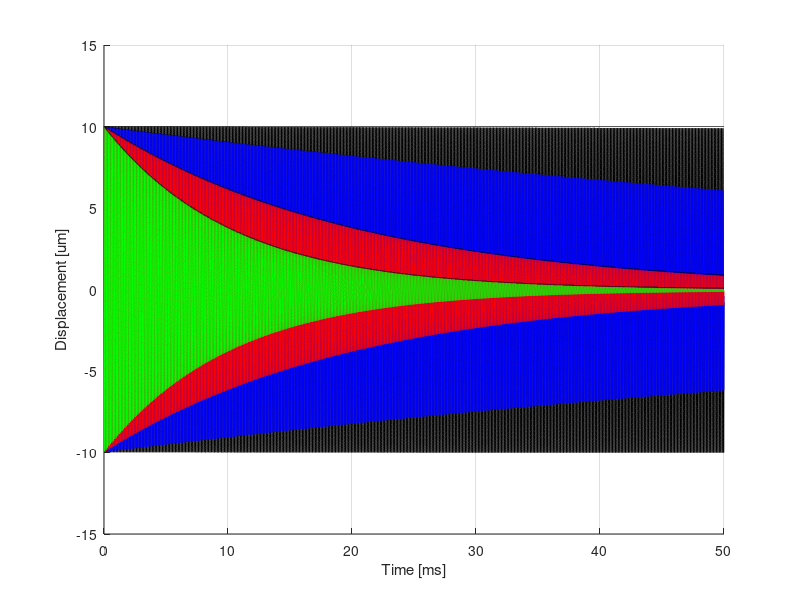

MATLAB code to generate this figure:
clear all
%%
tic
fileID = fopen('bjt_vac_00D_data.txt','r');
formatSpec = '%g %g %g %g';
sizeA = [4 Inf];
A = fscanf(fileID,formatSpec,sizeA);
fclose(fileID);
M=A';
toc
figure(1); clf; grid on; hold on;
plot( M(:,1)/1e-3, M(:,2)/1e-6,'k' );
xlabel('Time [ms]')
ylabel('Displacement [um]')

tic
fileID = fopen('bjt_vac_01D_data.txt','r');
formatSpec = '%g %g %g %g';
sizeA = [4 Inf];
A = fscanf(fileID,formatSpec,sizeA);
fclose(fileID);
M=A';
toc
figure(1); 
plot( M(:,1)/1e-3, M(:,2)/1e-6,'b' );
xlabel('Time [ms]')
ylabel('Displacement [um]')

tic
fileID = fopen('bjt_vac_05D_data.txt','r');
formatSpec = '%g %g %g %g';
sizeA = [4 Inf];
A = fscanf(fileID,formatSpec,sizeA);
fclose(fileID);
M=A';
toc
figure(1); 
plot( M(:,1)/1e-3, M(:,2)/1e-6,'r' );
xlabel('Time [ms]')
ylabel('Displacement [um]')

tic
fileID = fopen('bjt_vac_D_data.txt','r');
formatSpec = '%g %g %g %g';
sizeA = [4 Inf];
A = fscanf(fileID,formatSpec,sizeA);
fclose(fileID);
M=A';
toc
figure(1); 
plot( M(:,1)/1e-3, M(:,2)/1e-6,'g' );
xlabel('Time [ms]')
ylabel('Displacement [um]')

figure(1); 
D = 1.55e-7;
gamma = D / 2 / 8e-10;
plot( M(:,1)/1e-3, 10 .* exp( -gamma .* M(:,1)) ,'k' );
D = 1.55e-7;
gamma = 0.1*D / 2 / 8e-10;
plot( M(:,1)/1e-3, 10 .* exp( -gamma .* M(:,1)) ,'k' );
D = 1.55e-7;
gamma = 0.5*D / 2 / 8e-10;
plot( M(:,1)/1e-3, 10 .* exp( -gamma .* M(:,1)) ,'k' );
D = 1.55e-7;
gamma = 0*D / 2 / 8e-10;
plot( M(:,1)/1e-3, 10 .* exp( -gamma .* M(:,1)) ,'k' );
